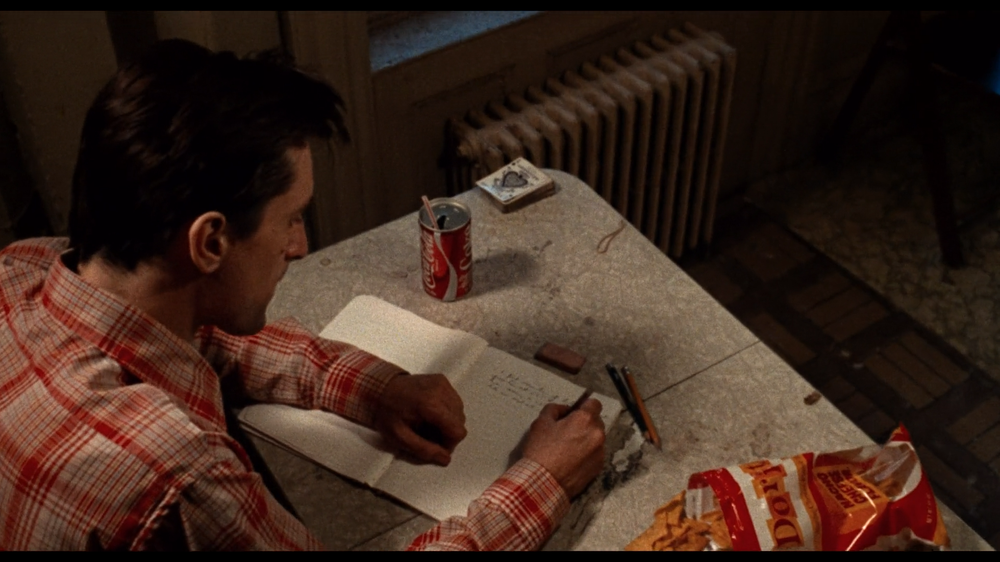
#> input picture leo.png, 1000 x 562 px, shrunk from 1920 x 1080 before the run
$ jupyter execute image.ipynb
#> lines starting #> are read from the running program, lines starting #| are printed output that depends on the picture
[cell 1]
# First import the libraries cv2 and matplotlib
import cv2
import numpy as np
import matplotlib.pyplot as plt

[cell 2]
# Read an image file using cv2
img = cv2.imread("leo.png")
#> img is the input picture: shape (562, 1000, 3); mean B, G, R 28.7, 38.8, 59.8
# we can read an image with filteration inside function
image1 = cv2.imread("leo.png" , 0) # Gray-Scale-Level
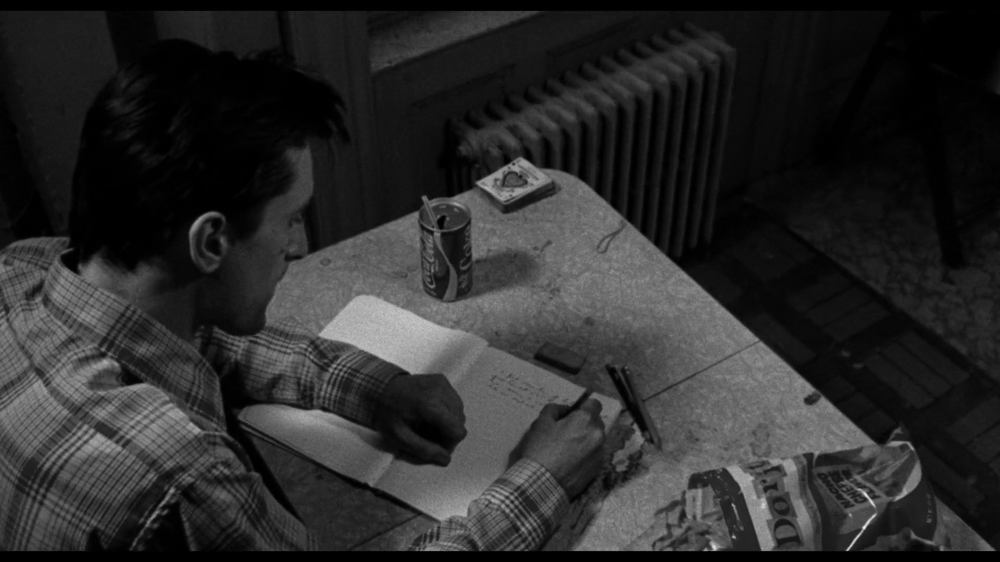
#> image1: shape (562, 1000); min 0, max 239, mean 43.4
image2 = cv2.imread("leo.png" , cv2.IMREAD_GRAYSCALE) # Gray-Scale-Level

[cell 3]
# what if print image as object directly
img

[cell 4]
# that's printing (number_of_pixels_in_rows , number_of_pixels_in_heights , 3 mean 3 channels in per i pixel)
img.shape
#> Out = (562, 1000, 3)

[cell 5]
# Show an image file using cv2 => imshow(window_name , image_object)
cv2.imshow('Image',img)
# wait for action to close window
cv2.waitKey(0)
# destroy window after this action
cv2.destroyAllWindows()

[cell 6]
# transform image to gray using numpy
copy_img = np.copy(img)
gray_img = cv2.cvtColor(copy_img,cv2.COLOR_RGB2GRAY)
cv2.imshow('GRAY IMAGE',gray_img)
cv2.waitKey(0)
cv2.destroyAllWindows()

[cell 7]
# Read an image file with transform it to gray using cv2 without using numpy
img = cv2.imread("leo.png",cv2.IMREAD_GRAYSCALE)
# cv2.imshow('GRAY IMAGE',img)
# cv2.waitKey(0)
# cv2.destroyAllWindows()

[cell 8]
# to customize window
cv2.namedWindow('image' , cv2.WINDOW_AUTOSIZE)
cv2.imshow('image',img)
cv2.waitKey(0)
cv2.destroyAllWindows()

[cell 9]
# to save image
cv2.imwrite('denairo2.png',img)
#> Out = True

# Sample Script

[cell 10]
import cv2
import numpy as np
img = cv2.imread('leo.png')
cv2.imshow('Leo Image',img)
k = cv2.waitKey(0)
#> (key Esc is pressed here)
